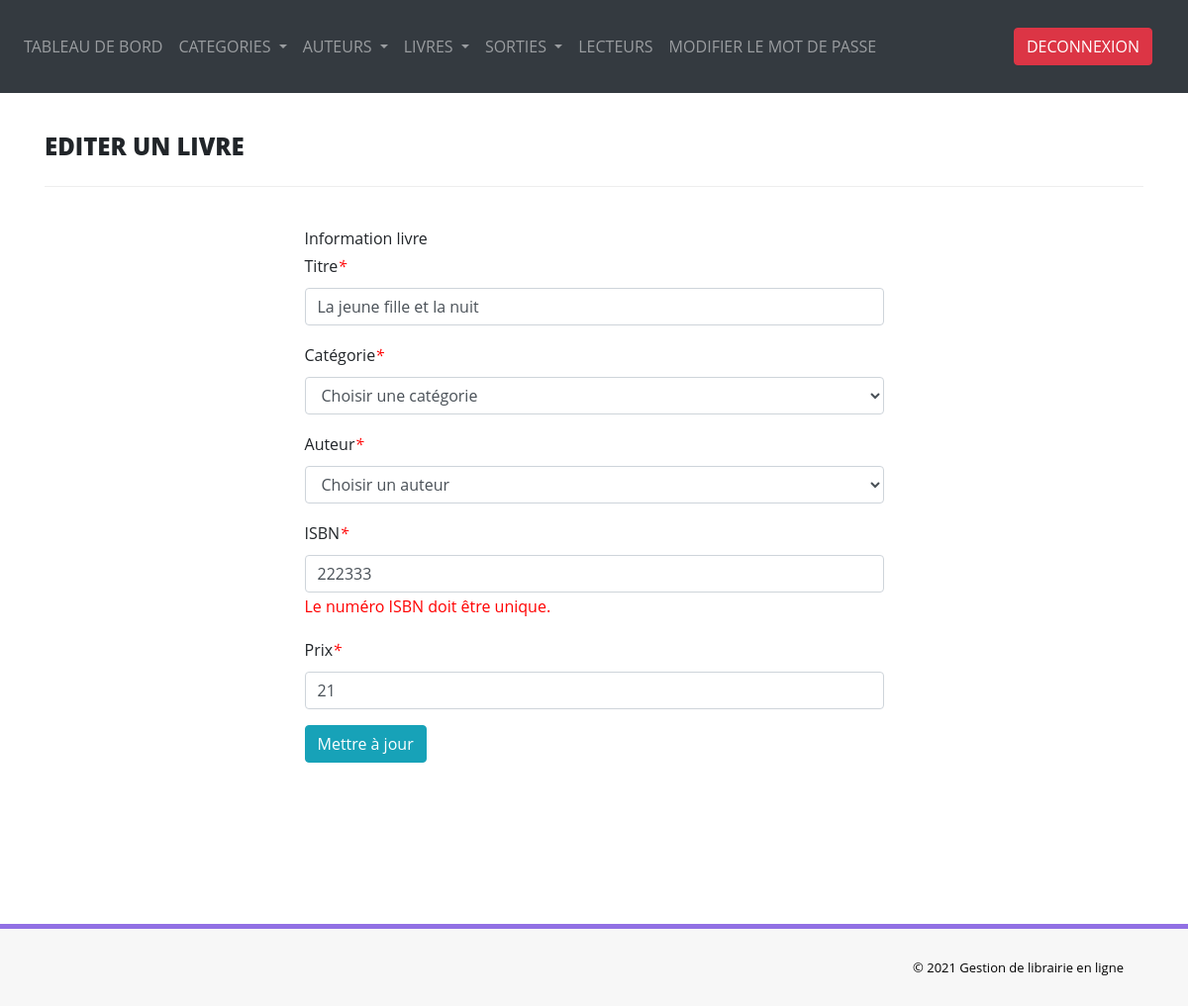
Screenshot of /admin/edit-book.php?bookid=1 (signed in) with the database file from the repository.
### tables this page shows
CREATE TABLE IF NOT EXISTS `tblbooks` (
  `id` int(11) NOT NULL AUTO_INCREMENT,
  `BookName` varchar(255) DEFAULT NULL,
  `CatId` int(11) DEFAULT NULL,
  `AuthorId` int(11) DEFAULT NULL,
  `ISBNNumber` int(11) DEFAULT NULL,
  `BookPrice` int(11) DEFAULT NULL,
  `RegDate` timestamp NULL DEFAULT CURRENT_TIMESTAMP,
  `UpdationDate` timestamp NULL DEFAULT NULL ON UPDATE CURRENT_TIMESTAMP,
  `Image` varchar(255) DEFAULT NULL,
  PRIMARY KEY (`id`)
);

### admin/edit-book.php (the view, shortened to what this page needs)
<?php
include('includes/config.php');
if(strlen($_SESSION['alogin'])==0){
      header('location:../index.php');
    } else {
      $bookid = intval($_GET['bookid']);
      $sql3="SELECT * FROM tblbooks WHERE id=:bookid";
      $query3=$dbh->prepare($sql3);
      $query3->bindParam(':bookid', $bookid, PDO::PARAM_INT);
      $query3->execute();
      $resultats= $query3->fetch(PDO::FETCH_OBJ);
    }
?>
<!DOCTYPE html>
<html xmlns="http://www.w3.org/1999/xhtml">
<head>
    <link rel="stylesheet" href="https://maxcdn.bootstrapcdn.com/bootstrap/4.0.0/css/bootstrap.min.css">
    <link href="assets/css/font-awesome.css" rel="stylesheet" />
    <link href="assets/css/style.css" rel="stylesheet" />
</head>
<body>
<?php include('includes/header.php');?>
<div class="content-wrapper">
        <div class="container">
            <div class="row pad-botm">
                <div class="col-md-12">
                    <h4 class="header-line">Editer un livre</h4>
                </div>
            </div>
        </div>
	<div class="row">
		<div class="col-md-6 col-sm-6 col-xs-12 offset-md-3" >
                  <div class="panel panel-info">
                  Information livre
				<div class="panel-body">
                        <?php
                              if (!empty($resultats)) {
                        ?>
					<form role="form" method="post">
                                    <div class="form-group">
                                          <label>Titre<i style="color:red">*</i></label>
                                          <input class="form-control" type="text" name="title" value="<?php echo $resultats->BookName ;?>" required autocomplete="on"  />
                                    </div>
                                    <div class="form-group">
                                          <label>Catégorie<i style="color:red">*</i></label>
                                          <select class="form-control" name="category">
                                          <option value="">Choisir une catégorie</option>
                                          </select>
                                    </div>
                                    <div class="form-group">
                                          <label>Auteur<i style="color:red">*</i></label>
                                          <select class="form-control" name="author">
                                          <option value="">Choisir un auteur</option>
                                          </select>
                                    </div>
                                    <div class="form-group">
                                          <label>ISBN<i style="color:red">*</i></label>
                                          <input class="form-control" type="text" name="isbn" value="<?php echo $resultats->ISBNNumber ;?>"required autocomplete="on"  />
                                          <span style="color:red">Le numéro ISBN doit être unique.</span>
                                    </div>
                                    <div class="form-group">
                                          <label>Prix<i style="color:red">*</i></label>
                                          <input class="form-control" type="text" name="price" value="<?php echo $resultats->BookPrice ;?>" required autocomplete="on"  />
                                          </div>
                                    <button type="submit" name="update" class="btn btn-info">Mettre à jour</button>
					</form>
                              <?php } ?>
                              </div>
				</div>
			</div>
		</div>
	</div>
<?php include('includes/footer.php');?>
</body>
</html>

### admin/assets/css/style.css (style rules this page uses)
.content-wrapper { margin-top: 40px; min-height:800px; padding-bottom:90px; }
.header-line { font-weight:900; padding-bottom:25px; border-bottom:1px solid #eeeeee; text-transform:uppercase; }
.pad-botm { padding-bottom:30px; }

### rows the page displays
tblbooks: title "La jeune fille et la nuit", isbn "222333", price "21"
